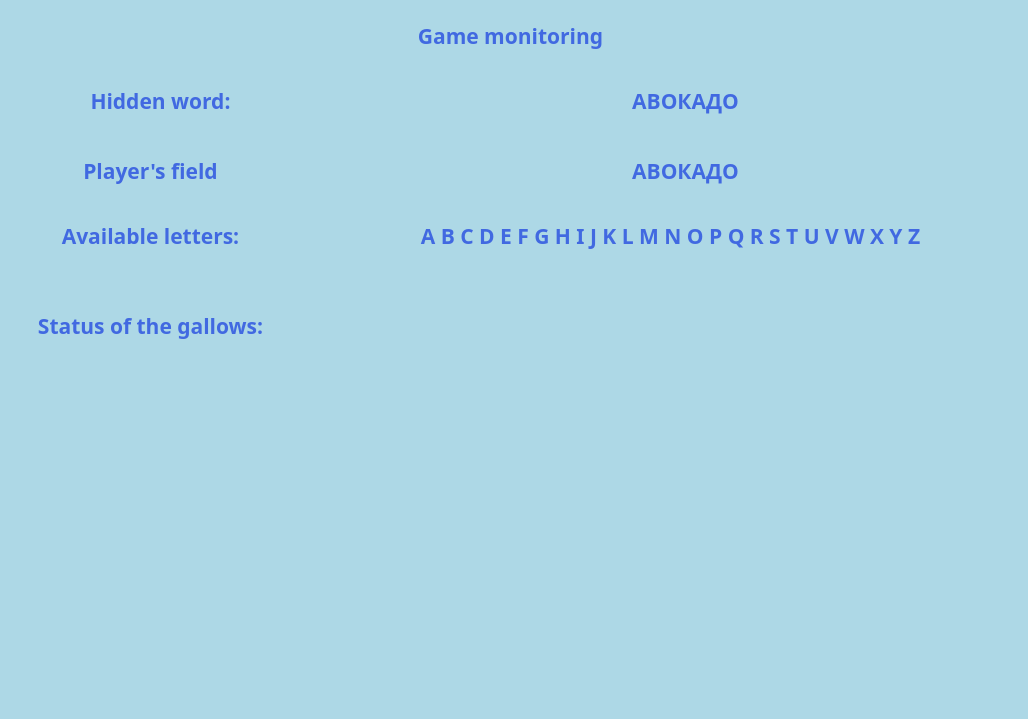
<?xml version="1.0" encoding="UTF-8"?>
<ui version="4.0">
 <class>MainWindow</class>
 <widget class="QMainWindow" name="MainWindow">
  <property name="geometry">
   <rect>
    <x>0</x>
    <y>0</y>
    <width>1028</width>
    <height>719</height>
   </rect>
  </property>
  <property name="font">
   <font>
    <family>Rubik</family>
    <pointsize>16</pointsize>
    <weight>75</weight>
    <bold>true</bold>
   </font>
  </property>
  <property name="windowTitle">
   <string>MainWindow</string>
  </property>
  <property name="styleSheet">
   <string notr="true">QWidget {
	color: #4169E1;
	background-color: #ADD8E6;
	font-family: Rubik;
	font-size: 16pt;
	font-weight: 600;
}

QPushButton {
	background-color: #1E90FF;
	border: none;
}
QPushButton:hover {
	background-color: #00BFFF;
}

QPushButton:pressed {
	background-color:#0000FF;
}

</string>
  </property>
  <widget class="QWidget" name="centralwidget">
   <widget class="QLabel" name="label">
    <property name="geometry">
     <rect>
      <x>0</x>
      <y>80</y>
      <width>321</width>
      <height>41</height>
     </rect>
    </property>
    <property name="text">
     <string>Hidden word:</string>
    </property>
    <property name="alignment">
     <set>Qt::AlignCenter</set>
    </property>
   </widget>
   <widget class="QLabel" name="word">
    <property name="geometry">
     <rect>
      <x>340</x>
      <y>80</y>
      <width>691</width>
      <height>41</height>
     </rect>
    </property>
    <property name="font">
     <font>
      <family>Rubik</family>
      <pointsize>16</pointsize>
      <weight>75</weight>
      <bold>true</bold>
     </font>
    </property>
    <property name="text">
     <string>АВОКАДО</string>
    </property>
    <property name="alignment">
     <set>Qt::AlignCenter</set>
    </property>
   </widget>
   <widget class="QLabel" name="label_2">
    <property name="geometry">
     <rect>
      <x>0</x>
      <y>220</y>
      <width>301</width>
      <height>31</height>
     </rect>
    </property>
    <property name="text">
     <string>Available letters:</string>
    </property>
    <property name="alignment">
     <set>Qt::AlignCenter</set>
    </property>
   </widget>
   <widget class="QLabel" name="label_3">
    <property name="geometry">
     <rect>
      <x>320</x>
      <y>210</y>
      <width>701</width>
      <height>51</height>
     </rect>
    </property>
    <property name="text">
     <string>A B C D E F G H I J K L M N O P Q R S T U V W X Y Z</string>
    </property>
    <property name="textFormat">
     <enum>Qt::AutoText</enum>
    </property>
    <property name="alignment">
     <set>Qt::AlignCenter</set>
    </property>
   </widget>
   <widget class="QLabel" name="label_5">
    <property name="geometry">
     <rect>
      <x>380</x>
      <y>300</y>
      <width>601</width>
      <height>421</height>
     </rect>
    </property>
    <property name="text">
     <string/>
    </property>
    <property name="pixmap">
     <pixmap>../img/1.png</pixmap>
    </property>
    <property name="scaledContents">
     <bool>false</bool>
    </property>
    <property name="alignment">
     <set>Qt::AlignCenter</set>
    </property>
   </widget>
   <widget class="QLabel" name="label_4">
    <property name="geometry">
     <rect>
      <x>200</x>
      <y>20</y>
      <width>621</width>
      <height>31</height>
     </rect>
    </property>
    <property name="text">
     <string>Game monitoring</string>
    </property>
    <property name="alignment">
     <set>Qt::AlignCenter</set>
    </property>
   </widget>
   <widget class="QLabel" name="play_word">
    <property name="geometry">
     <rect>
      <x>340</x>
      <y>150</y>
      <width>691</width>
      <height>41</height>
     </rect>
    </property>
    <property name="font">
     <font>
      <family>Rubik</family>
      <pointsize>16</pointsize>
      <weight>75</weight>
      <bold>true</bold>
     </font>
    </property>
    <property name="text">
     <string>АВОКАДО</string>
    </property>
    <property name="alignment">
     <set>Qt::AlignCenter</set>
    </property>
   </widget>
   <widget class="QLabel" name="word_3">
    <property name="geometry">
     <rect>
      <x>-10</x>
      <y>150</y>
      <width>321</width>
      <height>41</height>
     </rect>
    </property>
    <property name="font">
     <font>
      <family>Rubik</family>
      <pointsize>16</pointsize>
      <weight>75</weight>
      <bold>true</bold>
     </font>
    </property>
    <property name="text">
     <string>Player's field</string>
    </property>
    <property name="alignment">
     <set>Qt::AlignCenter</set>
    </property>
   </widget>
   <widget class="QLabel" name="label_6">
    <property name="geometry">
     <rect>
      <x>0</x>
      <y>310</y>
      <width>301</width>
      <height>31</height>
     </rect>
    </property>
    <property name="text">
     <string>Status of the gallows:</string>
    </property>
    <property name="alignment">
     <set>Qt::AlignCenter</set>
    </property>
   </widget>
  </widget>
 </widget>
 <resources/>
 <connections/>
</ui>
